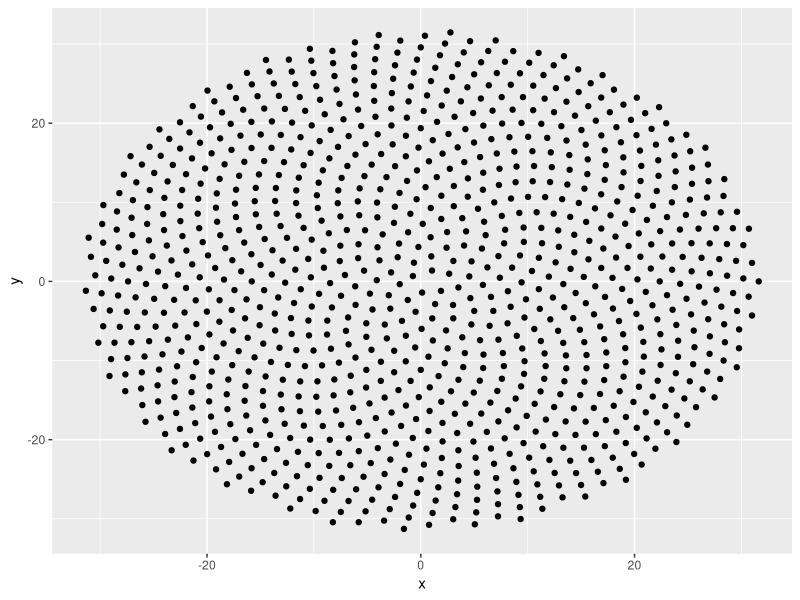

Reproduce this figure in R.
## ---- chunk 1
library(ggplot2)
library(gganimate)
## ---- chunk 2
x<- c()   
y <- c()  

goldenratio <- 1.618
gamma <- 2*pi*(1-goldenratio)  

for (i in 1:1000){
  x<- c(x,sqrt(i)*cos(i*gamma))
  y<- c(y,sqrt(i)*sin(i*gamma))
 
}

df <- data.frame(x = x, y = y)

p <- ggplot(data = df, aes(x=x,y=y))+
  geom_point()

p
